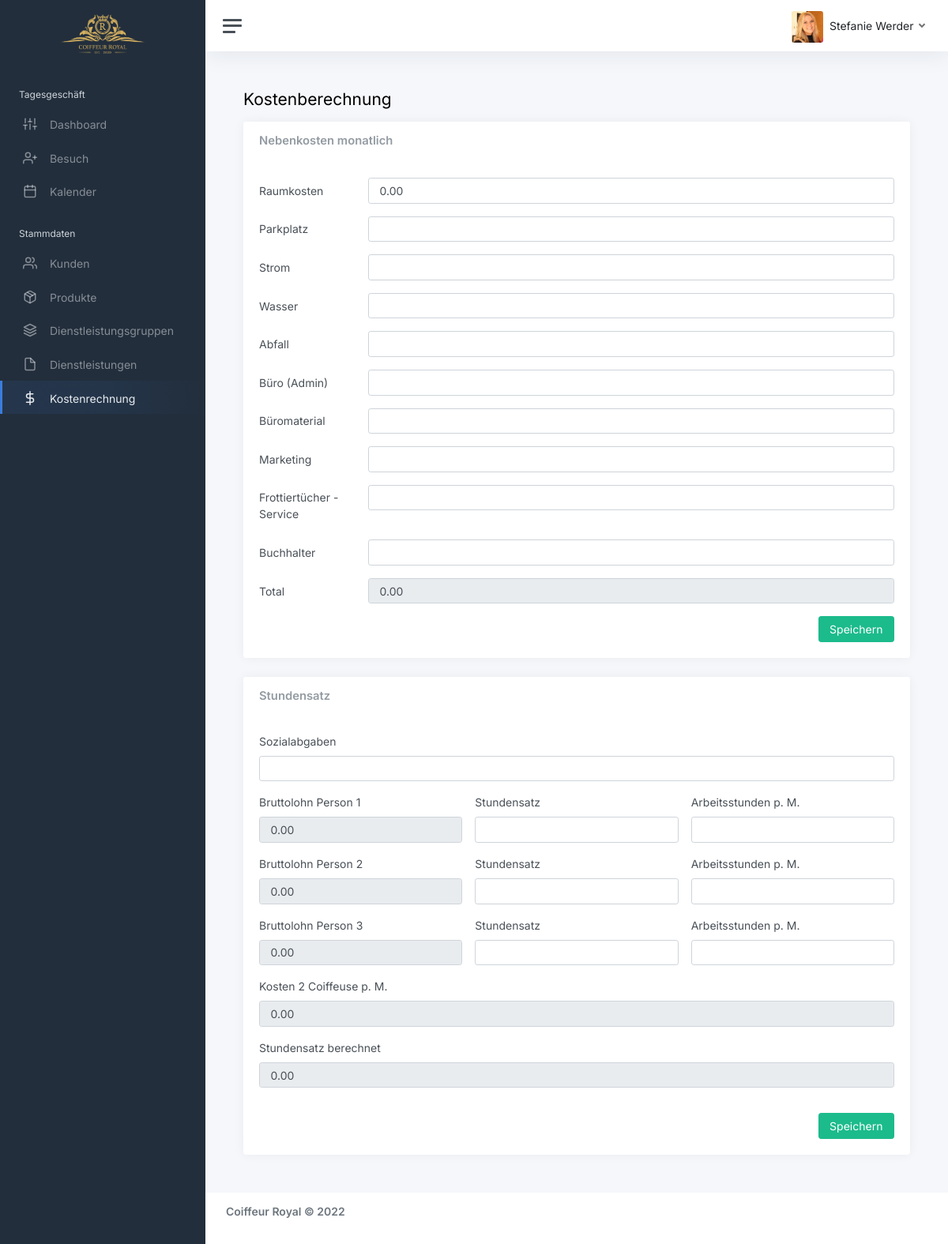
Screenshot of /website/sites/cost-calculation.php (signed in) with the database file from the repository.
### tables this page shows
CREATE TABLE IF NOT EXISTS cost_calculation (
    cost_calculation_id INT AUTO_INCREMENT PRIMARY KEY,
    cost_calculation_space DECIMAL(10,2),
    cost_calculation_parking DECIMAL(10,2),
    cost_calculation_energy DECIMAL(10,2),
    cost_calculation_water DECIMAL(10,2),
    cost_calculation_waste DECIMAL(10,2),
    cost_calculation_office DECIMAL(10,2),
    cost_calculation_office_material DECIMAL(10,2),
    cost_calculation_marketing DECIMAL(10,2),
    cost_calculation_towel DECIMAL(10,2),
    cost_calculation_accountant DECIMAL(10,2),
    cost_calculation_additional_cost DECIMAL(10,2) GENERATED ALWAYS AS (cost_calculation_space + cost_calculation_parking + cost_calculation_energy + cost_calculation_water + cost_calculation_waste + cost_calculation_office + cost_calculation_office_material + cost_calculation_marketing + cost_calculation_towel + cost_calculation_accountant) STORED,
    cost_calculation_social_charges DECIMAL(10,2),
    cost_calculation_gross_wage_full DECIMAL(10,2) GENERATED ALWAYS AS (cost_calculation_hour_rate_full * cost_calculation_work_hours_full * cost_calculation_social_charges) STORED,
    cost_calculation_hour_rate_full DECIMAL(10,2),
    cost_calculation_work_hours_full DECIMAL(10,2),
    cost_calculation_gross_wage_half DECIMAL(10,2) GENERATED ALWAYS AS (cost_calculation_hour_rate_half * cost_calculation_work_hours_half * cost_calculation_social_charges) STORED,
    cost_calculation_hour_rate_half DECIMAL(10,2),
    cost_calculation_work_hours_half DECIMAL(10,2),
    cost_calculation_gross_wage_three DECIMAL(10,2) GENERATED ALWAYS AS (cost_calculation_hour_rate_three * cost_calculation_work_hours_three * cost_calculation_social_charges) STORED,
    cost_calculation_hour_rate_three DECIMAL(10,2),
    cost_calculation_work_hours_three DECIMAL(10,2),
    cost_calculation_cost_fte DECIMAL(10,2) GENERATED ALWAYS AS ((cost_calculation_hour_rate_full * cost_calculation_work_hours_full * cost_calculation_social_charges) + (cost_calculation_hour_rate_half * cost_calculation_work_hours_half * cost_calculation_social_charges) + (cost_calculation_hour_rate_three * cost_calculation_work_hours_three * cost_calculation_social_charges) + cost_calculation_additional_cost) STORED,
    cost_calculation_hour_rate_calculated DECIMAL(10,2) GENERATED ALWAYS AS (((cost_calculation_hour_rate_full * cost_calculation_work_hours_full * cost_calculation_social_charges) + (cost_calculation_hour_rate_half * cost_calculation_work_hours_half * cost_calculation_social_charges) + (cost_calculation_hour_rate_three * cost_calculation_work_hours_three * cost_calculation_social_charges) + cost_calculation_additional_cost) / (cost_calculation_work_hours_full + cost_calculation_work_hours_half + cost_calculation_work_hours_three)) STORED
    );

### website/sites/cost-calculation.php (the view, shortened to what the rows shown need)
<!DOCTYPE html>
<html lang="en">
<head>
	<link href="https://cdnjs.cloudflare.com/ajax/libs/twitter-bootstrap/5.0.1/css/bootstrap.min.css" rel="stylesheet">
	<link href="../assets/css/app.css" rel="stylesheet">
	<link href="https://cdn.datatables.net/1.11.4/css/dataTables.bootstrap5.min.css" rel="stylesheet">
</head>
<body>
	<div class="wrapper">
		<div class="main">
			<main class="content">
				<div class="container-fluid p-0">
					<h1 class="h3 mb-3">Kostenberechnung</h1>
					<div class="row">
						<div class="col-12">
							<div class="card">
								<div class="card-body">
									<?php
										include 'db.php';
										$sql = "SELECT * FROM cost_calculation";
										$result = mysqli_query($db_conn, $sql);
										$row = mysqli_fetch_assoc($result);
									?>
                                    <form action="cost_calculation_add_costs_edit.php" method="POST">
                                        <div class="row mb-3">
                                          <div class="col-sm-10">
                                            <input type="text" class="form-control" name="editAdditionalCostCalculation_room" id="editAdditionalCostCalculation_room" value="<?php echo number_format($row['cost_calculation_space'],2,'.',"'")?>">
                                          </div>
                                        </div>
                                          <div class="row mb-3">
                                            <div class="col-sm-10">
                                              <input type="text" class="form-control" id="inputPassword3" disabled value="<?php echo number_format($row['cost_calculation_additional_cost'],2,'.',"'")?>">
                                            </div>
                                          </div>
                                      </form>
								</div>
							</div>
                            <div class="card">
								<div class="card-body">
									<?php
										include 'db.php';
										$sql_rates = "SELECT * FROM cost_calculation";
										$result_rates = mysqli_query($db_conn, $sql_rates);
										$row_rates = mysqli_fetch_assoc($result_rates);
									?>
                                    <form action="cost_calculation_rates_costs_edit.php" method="POST" class="row g-3">
                                        <div class="col-md-4">
                                            <label for="editRatesCostCalculation_gross_wage_full" class="form-label">Bruttolohn Person 1</label>
                                            <input type="text" class="form-control" name="editRatesCostCalculation_gross_wage_full" id="editRatesCostCalculation_gross_wage_full" disabled value="<?php echo number_format($row_rates['cost_calculation_gross_wage_full'],2,'.',"'")?>">
                                        </div>
                                        <div class="col-md-4">
                                            <label for="editRatesCostCalculation_gross_wage_half" class="form-label">Bruttolohn Person 2</label>
                                            <input type="text" class="form-control" name="editRatesCostCalculation_gross_wage_half" id="editRatesCostCalculation_gross_wage_half" disabled value="<?php echo number_format($row_rates['cost_calculation_gross_wage_half'],2,'.',"'")?>">
                                        </div>
										<div class="col-md-4">
                                            <label for="editRatesCostCalculation_gross_wage_three" class="form-label">Bruttolohn Person 3</label>
                                            <input type="text" class="form-control" name="editRatesCostCalculation_gross_wage_three" id="editRatesCostCalculation_gross_wage_three" disabled value="<?php echo number_format($row_rates['cost_calculation_gross_wage_three'],2,'.',"'")?>">
                                        </div>
                                        <div class="col-12">
                                          <label for="editRatesCostCalculation_fte" class="form-label">Kosten 2 Coiffeuse p. M.</label>
                                          <input type="text" class="form-control" name="editRatesCostCalculation_fte" id="editRatesCostCalculation_fte" disabled value="<?php echo number_format($row_rates['cost_calculation_cost_fte'],2,'.',"'") ?>">
                                        </div>
                                        <div class="col-12 mb-3">
                                          <label for="editRatesCostCalculation_hour_rate_calc" class="form-label">Stundensatz berechnet</label>
                                          <input type="text" class="form-control" name="editRatesCostCalculation_hour_rate_calc" id="editRatesCostCalculation_hour_rate_calc" disabled value="<?php echo number_format($row_rates['cost_calculation_hour_rate_calculated'],2,'.','')?>">
                                        </div>
                                      </form>
								</div>
							</div>
						</div>
					</div>
				</div>
			</main>
		</div>
	</div>
</body>
</html>

### rows the page displays
cost_calculation: editAdditionalCostCalculation_room "0.00", cost_calculation_additional_cost "0.00", editRatesCostCalculation_gross_wage_full "0.00", editRatesCostCalculation_gross_wage_half "0.00", editRatesCostCalculation_gross_wage_three "0.00", editRatesCostCalculation_fte "0.00", editRatesCostCalculation_hour_rate_calc "0.00"

### other values shown
$lastname "Stefanie"
$firstname "Werder"
